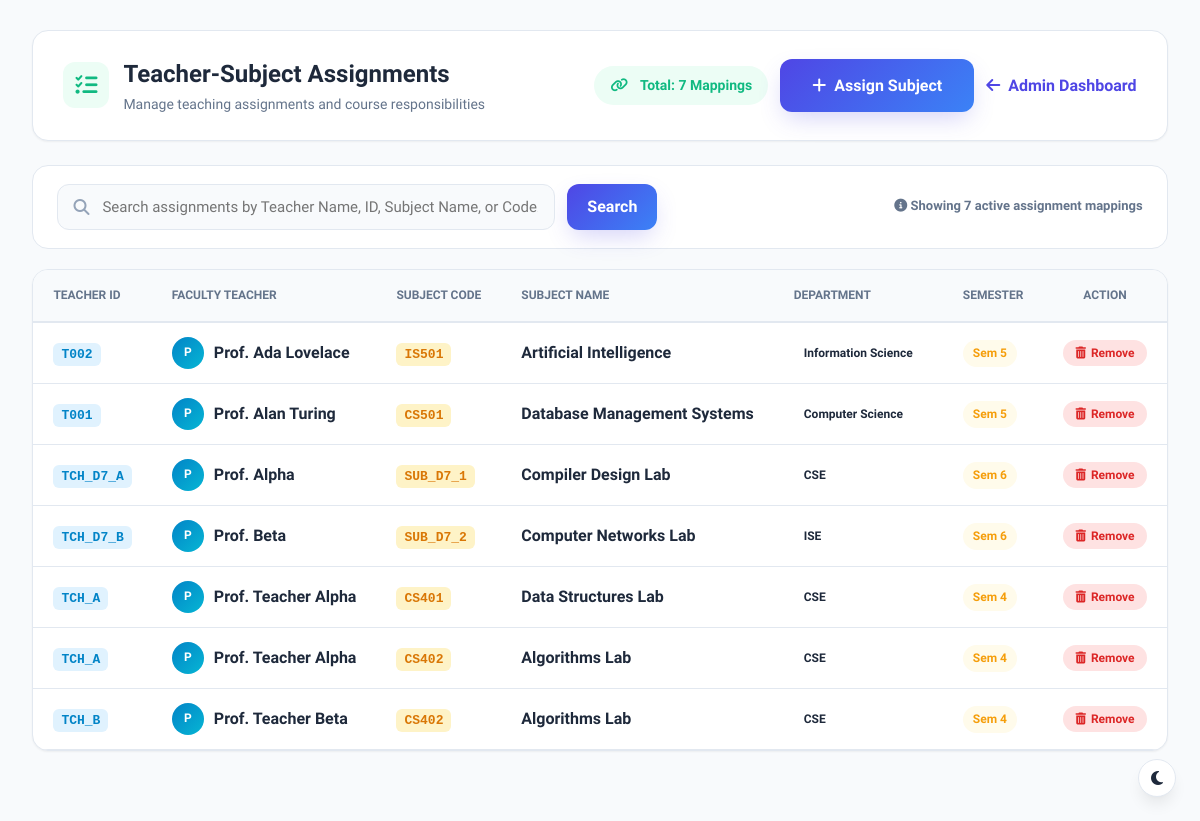
Page /view_assignments (signed in) on the earlier database version.
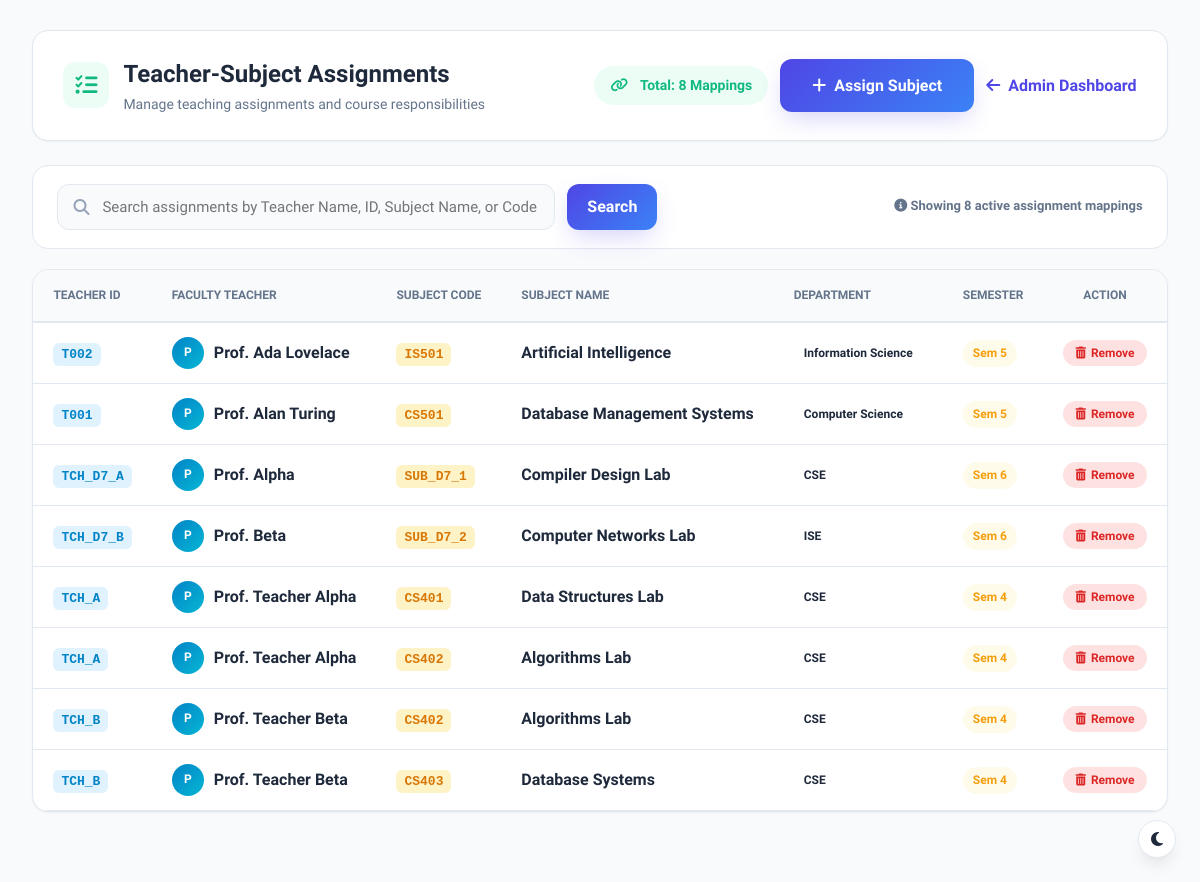
Same page on the later database version.
### tables this page shows
CREATE TABLE "teacher_subjects" (id INTEGER PRIMARY KEY AUTOINCREMENT, teacher_id TEXT NOT NULL, subject_id TEXT NOT NULL, FOREIGN KEY (teacher_id) REFERENCES teachers(teacher_id) ON DELETE CASCADE, FOREIGN KEY (subject_id) REFERENCES subjects(subject_code) ON DELETE CASCADE);

CREATE TABLE teachers(
        id INTEGER PRIMARY KEY AUTOINCREMENT,
        teacher_id TEXT UNIQUE NOT NULL,
        fullname TEXT NOT NULL,
        email TEXT UNIQUE NOT NULL,
        department TEXT NOT NULL
    );

CREATE TABLE "subjects" (id INTEGER PRIMARY KEY AUTOINCREMENT, subject_code TEXT UNIQUE NOT NULL, subject_name TEXT NOT NULL, department TEXT NOT NULL, semester INTEGER NOT NULL);

### app.py (the view)
@app.route("/view_assignments")
@role_required("admin")
def view_assignments():
    search_query = request.args.get("search", "").strip()
    success = request.args.get("success")
    error = request.args.get("error")
    conn = get_db_connection()
    cursor = conn.cursor()
    if search_query:
        term = f"%{search_query}%"
        cursor.execute("""
            SELECT teacher_subjects.id AS assignment_id,
                   teachers.teacher_id,
                   teachers.fullname AS teacher_name,
                   teachers.department AS teacher_department,
                   subjects.subject_code,
                   subjects.subject_name,
                   subjects.department AS subject_department,
                   subjects.semester
            FROM teacher_subjects
            JOIN teachers ON teacher_subjects.teacher_id = teachers.teacher_id
            JOIN subjects ON teacher_subjects.subject_id = subjects.subject_code
            WHERE teachers.fullname LIKE ? OR teachers.teacher_id LIKE ? OR subjects.subject_name LIKE ? OR subjects.subject_code LIKE ?
            ORDER BY teachers.fullname ASC, subjects.subject_code ASC
        """, (term, term, term, term))
    else:
        cursor.execute("""
            SELECT teacher_subjects.id AS assignment_id,
                   teachers.teacher_id,
                   teachers.fullname AS teacher_name,
                   teachers.department AS teacher_department,
                   subjects.subject_code,
                   subjects.subject_name,
                   subjects.department AS subject_department,
                   subjects.semester
            FROM teacher_subjects
            JOIN teachers ON teacher_subjects.teacher_id = teachers.teacher_id
            JOIN subjects ON teacher_subjects.subject_id = subjects.subject_code
            ORDER BY teachers.fullname ASC, subjects.subject_code ASC
        """)
    assignments = cursor.fetchall()
    conn.close()
    return render_template(
        "view_assignments.html",
        assignments=assignments,
        search_query=search_query,
        success=success,
        error=error
    )

### app.py (called while the page is built, shortened)
def role_required(*allowed_roles):
    def decorator(f):
        @wraps(f)
        def decorated_function(*args, **kwargs):
            if "user_id" not in session or "role" not in session:
                return redirect(url_for("login"))
            user_role = session.get("role")
            return f(*args, **kwargs)
        return decorated_function
    return decorator

### database.py (called while the page is built)
def get_db_connection():
    conn = sqlite3.connect("database.db")
    conn.execute("PRAGMA foreign_keys = ON;")
    conn.row_factory = sqlite3.Row
    return conn

### templates/view_assignments.html (shortened to what this page needs)
<!DOCTYPE html>
<html lang="en">
<head>
    <link rel="stylesheet" href="{{ url_for('static', filename='css/dashboard.css') }}">
    <link rel="stylesheet" href="{{ url_for('static', filename='css/style.css') }}">
    <link rel="stylesheet" href="https://cdnjs.cloudflare.com/ajax/libs/font-awesome/6.5.2/css/all.min.css">
</head>
<body style="background: var(--bg-main);">
    <div style="max-width: 1280px; margin: 30px auto; padding: 0 24px;">
        <div style="display: flex; justify-content: space-between; align-items: center; flex-wrap: wrap; gap: 20px; background: var(--card-bg); padding: 24px 30px; border-radius: var(--radius-lg); box-shadow: var(--shadow-sm); border: 1px solid var(--border); margin-bottom: 24px;">
            <div>
                <div style="display: flex; align-items: center; gap: 14px;">
                    <div style="width: 46px; height: 46px; border-radius: var(--radius-md); background: #ecfdf5; color: #10b981; display: flex; align-items: center; justify-content: center; font-size: 22px;">
                        <i class="fas fa-tasks"></i>
                    </div>
                    <div>
                        <h1 style="font-size: 24px; font-weight: 800; color: var(--text-main); margin: 0;">Teacher-Subject Assignments</h1>
                        <p style="color: var(--text-muted); font-size: 14px; margin: 0;">Manage teaching assignments and course responsibilities</p>
                    </div>
                </div>
            </div>
            <div style="display: flex; align-items: center; gap: 12px;">
                <span class="badge badge-success" style="font-size: 14px; padding: 8px 16px;">
                    <i class="fas fa-link" style="margin-right: 6px;"></i> Total: {{ assignments|length }} Mappings
                </span>
                <a href="{{ url_for('assign_subject') }}" class="btn btn-primary" style="display: inline-flex; align-items: center; gap: 8px; font-weight: 600;">
                    <i class="fas fa-plus"></i> Assign Subject
                </a>
                <a href="{{ url_for('admin') }}" class="btn btn-outline" style="display: inline-flex; align-items: center; gap: 8px; font-weight: 600;">
                    <i class="fas fa-arrow-left"></i> Admin Dashboard
                </a>
            </div>
        </div>
        <div style="background: var(--card-bg); padding: 18px 24px; border-radius: var(--radius-lg); border: 1px solid var(--border); margin-bottom: 20px; display: flex; justify-content: space-between; align-items: center; flex-wrap: wrap; gap: 16px;">
            <form action="{{ url_for('view_assignments') }}" method="GET" style="display: flex; gap: 12px; flex: 1; max-width: 600px;">
                <div class="input-wrapper" style="flex: 1;">
                    <input
                        type="text"
                        id="assignmentSearchInput"
                        name="search"
                        value="{{ search_query or '' }}"
                        class="form-control"
                        placeholder="Search assignments by Teacher Name, ID, Subject Name, or Code..."
                        style="width: 100%;">
                </div>
                <button type="submit" class="btn btn-primary" style="padding: 0 20px;">
                    Search
                </button>
            </form>
            <span style="font-size: 13px; color: var(--text-muted); font-weight: 600;">
                <i class="fas fa-info-circle"></i> Showing <strong>{{ assignments|length }}</strong> active assignment mappings
            </span>
        </div>
        <div class="table-card" style="background: var(--card-bg); border-radius: var(--radius-lg); border: 1px solid var(--border); overflow: hidden; box-shadow: var(--shadow-sm);">
            {% if assignments %}
            <div style="overflow-x: auto;">
                <table class="data-table" id="assignmentsTable" style="width: 100%; border-collapse: collapse;">
                    <thead>
                        <tr style="background: var(--bg-main); border-bottom: 2px solid var(--border);">
                            <th style="padding: 16px 20px; text-align: left; font-size: 12px; font-weight: 700; color: var(--text-muted); text-transform: uppercase;">Teacher ID</th>
                            <th style="padding: 16px 20px; text-align: left; font-size: 12px; font-weight: 700; color: var(--text-muted); text-transform: uppercase;">Faculty Teacher</th>
                            <th style="padding: 16px 20px; text-align: left; font-size: 12px; font-weight: 700; color: var(--text-muted); text-transform: uppercase;">Subject Code</th>
                            <th style="padding: 16px 20px; text-align: left; font-size: 12px; font-weight: 700; color: var(--text-muted); text-transform: uppercase;">Subject Name</th>
                            <th style="padding: 16px 20px; text-align: left; font-size: 12px; font-weight: 700; color: var(--text-muted); text-transform: uppercase;">Department</th>
                            <th style="padding: 16px 20px; text-align: left; font-size: 12px; font-weight: 700; color: var(--text-muted); text-transform: uppercase;">Semester</th>
                            <th style="padding: 16px 20px; text-align: center; font-size: 12px; font-weight: 700; color: var(--text-muted); text-transform: uppercase;">Action</th>
                        </tr>
                    </thead>
                    <tbody>
                        {% for item in assignments %}
                        <tr class="assignment-row" style="border-bottom: 1px solid var(--border); transition: var(--transition);">
                            <td style="padding: 14px 20px;">
                                <span style="font-weight: 700; font-family: monospace; color: var(--secondary-hover); background: #e0f2fe; padding: 4px 8px; border-radius: 6px; font-size: 13px;">
                                    {{ item['teacher_id'] }}
                                </span>
                            </td>
                            <td style="padding: 14px 20px;">
                                <div style="display: flex; align-items: center; gap: 10px;">
                                    <div style="width: 32px; height: 32px; border-radius: 50%; background: linear-gradient(135deg, #0284c7, #06b6d4); color: white; display: flex; align-items: center; justify-content: center; font-size: 12px; font-weight: 700;">
                                        {{ item['teacher_name'][0]|upper }}
                                    </div>
                                    <div>
                                        <span style="font-weight: 600; color: var(--text-main);">{{ item['teacher_name'] }}</span>
                                    </div>
                                </div>
                            </td>
                            <td style="padding: 14px 20px;">
                                <span style="font-weight: 700; font-family: monospace; color: #d97706; background: #fef3c7; padding: 4px 8px; border-radius: 6px; font-size: 13px;">
                                    {{ item['subject_code'] }}
                                </span>
                            </td>
                            <td style="padding: 14px 20px;">
                                <span style="font-weight: 600; color: var(--text-main);">{{ item['subject_name'] }}</span>
                            </td>
                            <td style="padding: 14px 20px;">
                                <span class="badge badge-info">{{ item['subject_department'] }}</span>
                            </td>
                            <td style="padding: 14px 20px;">
                                <span class="badge badge-warning">Sem {{ item['semester'] }}</span>
                            </td>
                            <td style="padding: 14px 20px; text-align: center;">
                                <button
                                    type="button"
                                    class="badge badge-danger"
                                    style="border: none; cursor: pointer; padding: 6px 12px; font-size: 12px; display: inline-flex; align-items: center; gap: 5px; background: #fee2e2; color: #dc2626;"
                                    onclick="confirmRemoveAssignment({{ item['assignment_id'] }}, '{{ item['teacher_name'] }}', '{{ item['subject_name'] }} ({{ item['subject_code'] }})')"
                                    title="Remove Assignment">
                                    <i class="fas fa-trash-alt"></i> Remove
                                </button>
                            </td>
                        </tr>
                        {% endfor %}
                    </tbody>
                </table>
            </div>
            {% endif %}
        </div>
    </div>
</body>
</html>

### static/css/dashboard.css (style rules this page uses)
:root { --primary: #4f46e5; --primary-hover: #4338ca; --primary-light: #eef2ff; --primary-glow: rgba(79, 70, 229, 0.25); --secondary: #0ea5e9; --secondary-light: #f0f9ff; --accent: #10b981; --accent-light: #ecfdf5; --warning: #f59e0b; --warning-light: #fffbeb; --danger: #ef4444; --danger-light: #fef2f2; --dark-sidebar: #0f172a; --dark-sidebar-hover: #1e293b; --bg-main: #f8fafc; --card-bg: #ffffff; --border: #e2e8f0; --text-main: #1e293b; --text-muted: #64748b; --radius-sm: 8px; --radius-md: 12px; --radius-lg: 16px; --radius-xl: 20px; --radius-full: 9999px; --shadow-sm: 0 1px 2px 0 rgba(0, 0, 0, 0.05); --shadow-md: 0 4px 6px -1px rgba(0, 0, 0, 0.07); --shadow-lg: 0 10px 15px -3px rgba(0, 0, 0, 0.08); --shadow-xl: 0 20px 25px -5px rgba(0, 0, 0, 0.08); --transition: all 0.25s cubic-bezier(0.4, 0, 0.2, 1); }
* { margin: 0; padding: 0; box-sizing: border-box; font-family: 'Plus Jakarta Sans', 'Poppins', sans-serif; }
body { display: flex; background-color: var(--bg-main); color: var(--text-main); min-height: 100vh; overflow-x: hidden; }

### static/css/style.css (style rules this page uses)
:root { --primary: #4f46e5; --primary-hover: #4338ca; --primary-light: #eef2ff; --primary-glow: rgba(79, 70, 229, 0.25); --secondary: #0ea5e9; --secondary-hover: #0284c7; --secondary-light: #f0f9ff; --accent: #10b981; --accent-light: #ecfdf5; --warning: #f59e0b; --warning-light: #fffbeb; --danger: #ef4444; --danger-light: #fef2f2; --dark: #0f172a; --dark-muted: #334155; --text-main: #1e293b; --text-muted: #64748b; --text-light: #94a3b8; --bg-main: #f8fafc; --bg-subtle: #f1f5f9; --card-bg: #ffffff; --glass-bg: rgba(255, 255, 255, 0.85); --border: #e2e8f0; --border-subtle: #f1f5f9; --border-focus: #818cf8; --shadow-sm: 0 1px 2px 0 rgba(0, 0, 0, 0.05); --shadow-md: 0 4px 6px -1px rgba(0, 0, 0, 0.07), 0 2px 4px -2px rgba(0, 0, 0, 0.05); --shadow-lg: 0 10px 15px -3px rgba(0, 0, 0, 0.08), 0 4px 6px -4px rgba(0, 0, 0, 0.04); --shadow-xl: 0 20px 25px -5px rgba(0, 0, 0, 0.08), 0 8px 10px -6px rgba(0, 0, 0, 0.04); --shadow-glow: 0 0 20px rgba(79, 70, 229, 0.35); --radius-sm: 8px; --radius-md: 12px; --radius-lg: 16px; --radius-xl: 24px; --radius-full: 9999px; --transition: all 0.25s cubic-bezier(0.4, 0, 0.2, 1); }
* { margin: 0; padding: 0; box-sizing: border-box; font-family: 'Plus Jakarta Sans', 'Poppins', -apple-system, BlinkMacSystemFont, sans-serif; }
html { scroll-behavior: smooth; }
body { background-color: var(--bg-main); color: var(--text-main); min-height: 100vh; display: flex; flex-direction: column; overflow-x: hidden; line-height: 1.6; }
a { color: var(--primary); text-decoration: none; transition: var(--transition); }
.btn-primary { background: linear-gradient(135deg, #4f46e5, #3b82f6); color: #fff; padding: 14px 32px; border-radius: var(--radius-md); font-size: 16px; font-weight: 600; display: inline-flex; align-items: center; gap: 10px; box-shadow: 0 10px 25px -5px var(--primary-glow); border: none; cursor: pointer; transition: var(--transition); }
.input-wrapper { position: relative; display: flex; align-items: center; }
.form-control { width: 100%; padding: 13px 16px 13px 44px; background: var(--bg-main); border: 1px solid var(--border); border-radius: var(--radius-md); font-size: 15px; color: var(--text-main); transition: var(--transition); outline: none; }
.table-card { background: #ffffff; border: 1px solid var(--border); border-radius: var(--radius-xl); box-shadow: var(--shadow-lg); overflow: hidden; margin-bottom: 40px; }
.badge { display: inline-flex; align-items: center; gap: 6px; padding: 4px 10px; border-radius: var(--radius-full); font-size: 12px; font-weight: 600; }
.badge-success { background: var(--accent-light); color: var(--accent); }
.badge-warning { background: var(--warning-light); color: var(--warning); }

Differences in the rows shown:
added teacher_subjects: teacher_id "TCH_B", fullname "P", teacher_name "Prof. Teacher Beta", subject_code "CS403", subject_name "Database Systems", subject_department "CSE", semester "4"
Other differences:
{{ assignments|length }}: "7" → "8"
